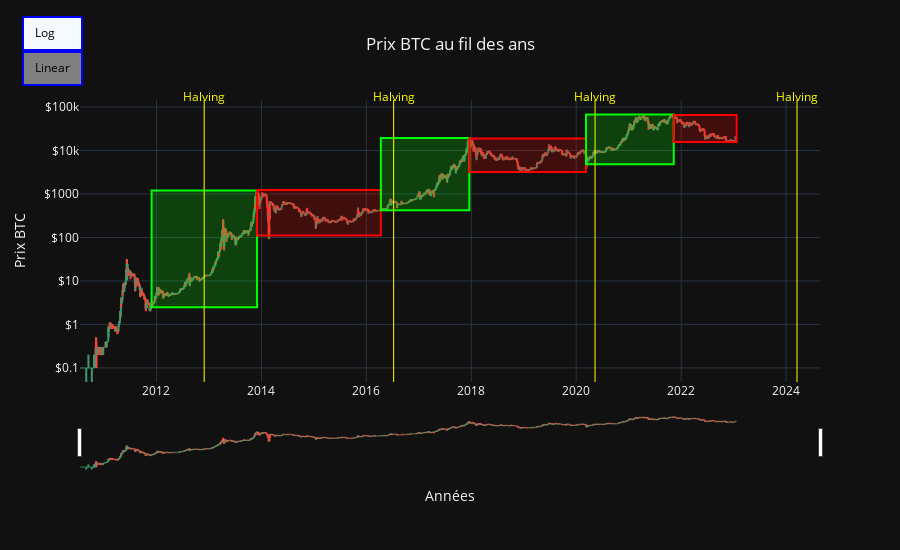

Here is the notebook cell this chart was saved with:
### Code cell
import plotly.graph_objects as go
from datetime import datetime

fig = go.Figure(data=go.Ohlc(x=data['Date'],
                open=data['Open'],
                high=data['High'],
                low=data['Low'],
                close=data['Close']))

current_date = datetime.now().strftime('%Y-%m-%d')

x_values = {'Bull1': ('2011-11-28', '2013-12-01'), 
            'Bear1': ('2013-12-01', '2016-04-11'), 
            'Bull2': ('2016-04-11', '2017-12-18'), 
            'Bear2': ('2017-12-18', '2020-03-09'), 
            'Bull3': ('2020-03-09', '2021-11-10'),
            'Bear3': ('2021-11-10', current_date)}

y_values = {}
for name, (x0, x1) in x_values.items():
    filtered_data = data.loc[(data['Date'] >= x0) & (data['Date'] <= x1)]
    y0 = filtered_data['Close'].min()
    y1 = filtered_data['Close'].max()
    y_values[name] = (y0, y1)

# Nombre de jours Bull run et Bear market
bull_run_days = 0
bear_market_days = 0
bull_run_counter = 0
bear_market_counter = 0

for name, (x0, x1) in x_values.items():
    x0 = datetime.strptime(x0, '%Y-%m-%d')
    x1 = datetime.strptime(x1, '%Y-%m-%d')
    delta = x1 - x0
    days= delta.days
    if 'Bull' in name:
        print(f"Bull: {days} jours entre {x0} et {x1}")
        bull_run_days += days
        bull_run_counter += 1
    elif 'Bear' in name:
        print(f"Bear: {days} jours entre {x0} et {x1}")
        bear_market_days += days
        bear_market_counter += 1
    
average_bull_run = int(bull_run_days/bull_run_counter)
average_bear_market = int(bear_market_days/bear_market_counter)
print("\n*** Moyenne jours ***")
print(f"Moyenne Bull:     {average_bull_run} jours")
print(f"Moyenne Bear :    {average_bear_market} jours")

# Calcul du pourcentage de gain et de perte pour les bull et bear
print("\n*** Pourcentage ***")
bull = []
bear = []
for name, (y0, y1) in y_values.items():
    if name.startswith("Bull"):
        bull.append((y1 - y0) / y0 * 100)
    else:
        bear.append((y0 - y1) / y1 * 100)

for i in range(len(bull)): 
    print(f"Bull{i+1}, pourcentage de gain: {round(bull[i],2)} %")
for i in range(len(bear)): 
    print(f"Bear{i+1}, pourcentage de perte: {round(bear[i],2)} %")

# Créer un DataFrame à partir des données (à revoir pour mettre dès le départ)
data_bull_bear = {'Bull': [734, 616, 611],
        'Bear': [862, 812, 436],
        'Pourcentage_gain': [48176.0, 4490.77, 1299.25],
        'Pourcentage_perte': [-90.98, -82.98, -75.9]
}
df_bull_bear = pd.DataFrame(data_bull_bear)

# Afficher les statistiques de base
print("\n*** Statistiques ***")
print(df_bull_bear[['Bull','Bear','Pourcentage_gain','Pourcentage_perte']].describe())
  
green_02 = 'rgba(0, 255, 0, 0.2)'
red_02 = 'rgba(255, 0, 0, 0.2)'
fig.update_layout(template='plotly_dark',
    height = 550,
    title='Prix BTC au fil des ans',
    xaxis_title="Années",
    yaxis_title='Prix BTC',title_x=0.5,
    shapes = [# Rectangle Bull et Bear           
            dict(type='rect', x0=x_values['Bull1'][0], y0=y_values['Bull1'][0], x1=x_values['Bull1'][1], y1=y_values['Bull1'][1], fillcolor=green_02, line=dict(color='lime')),
            dict(type='rect', x0=x_values['Bear1'][0], y0=y_values['Bear1'][0], x1=x_values['Bear1'][1], y1=y_values['Bear1'][1], fillcolor=red_02, line=dict(color='red')),
            dict(type='rect', x0=x_values['Bull2'][0], y0=y_values['Bull2'][0], x1=x_values['Bull2'][1], y1=y_values['Bull2'][1], fillcolor=green_02, line=dict(color='lime')),
            dict(type='rect', x0=x_values['Bear2'][0], y0=y_values['Bear2'][0], x1=x_values['Bear2'][1], y1=y_values['Bear2'][1], fillcolor=red_02, line=dict(color='red')),
            dict(type='rect', x0=x_values['Bull3'][0], y0=y_values['Bull3'][0], x1=x_values['Bull3'][1], y1=y_values['Bull3'][1], fillcolor=green_02, line=dict(color='lime')),
            dict(type='rect', x0=x_values['Bear3'][0], y0=y_values['Bear3'][0], x1=x_values['Bear3'][1], y1=y_values['Bear3'][1], fillcolor=red_02, line=dict(color='red')),
            # Halving
            dict(x0='2012-11-28', x1='2012-11-28', y0=0, y1=1, xref='x', yref='paper',line_width=1, line_dash='dot', line_color='yellow'),
            dict(x0='2016-07-09', x1='2016-07-09', y0=0, y1=1, xref='x', yref='paper',line_width=1, line_dash='dot', line_color='yellow'),
            dict(x0='2020-05-11', x1='2020-05-11', y0=0, y1=1, xref='x', yref='paper',line_width=1, line_dash='dot', line_color='yellow'),
            dict(x0='2024-03-17', x1='2024-03-17', y0=0, y1=1, xref='x', yref='paper',line_width=1, line_dash='dot', line_color='yellow')],
    annotations=[# Halving
        dict(x='2012-11-28', y=1.05, xref='x', yref='paper',showarrow=False, xanchor='center', text='Halving', font = dict(color = 'yellow')),
        dict(x='2016-07-09', y=1.05, xref='x', yref='paper',showarrow=False, xanchor='center', text='Halving', font = dict(color = 'yellow')),
        dict(x='2020-05-11', y=1.05, xref='x', yref='paper',showarrow=False, xanchor='center', text='Halving', font = dict(color = 'yellow')),
        dict(x='2024-03-17', y=1.05, xref='x', yref='paper',showarrow=False, xanchor='center', text='Halving', font = dict(color = 'yellow'))],
    updatemenus=[
        dict(type='buttons',
             buttons=[dict(label='Log', method='relayout', args=[{'yaxis.type': 'log'}]),
                    dict(label='Linear', method='relayout',args=[{'yaxis.type': 'linear'}])],
                    x=0, y=1.3, bgcolor = 'gray', bordercolor = 'blue', borderwidth = 2, font = dict(color = 'black')
            )]
)

fig.update_yaxes(tickprefix="$", showgrid=True)
fig.update_xaxes(showgrid=True)
fig.update_layout(yaxis=dict(type='log'))

fig.show()

### Figure 1 — Plotly figure (JSON) as saved in the notebook; plotly's stock layout.template omitted (floating-point values rounded to 4 significant figures; data arrays with more than 128 entries replaced by an {"elided": "..."} marker saying what was removed)
{"data": [{"close": {"elided": "4570 float values"}, "high": {"elided": "4570 float values"}, "low": {"elided": "4570 float values"}, "open": {"elided": "4570 float values"}, "type": "ohlc", "x": {"elided": "4570 str values"}}], "layout": {"annotations": [{"font": {"color": "yellow"}, "showarrow": false, "text": "Halving", "x": "2012-11-28", "xanchor": "center", "xref": "x", "y": 1.05, "yref": "paper"}, {"font": {"color": "yellow"}, "showarrow": false, "text": "Halving", "x": "2016-07-09", "xanchor": "center", "xref": "x", "y": 1.05, "yref": "paper"}, {"font": {"color": "yellow"}, "showarrow": false, "text": "Halving", "x": "2020-05-11", "xanchor": "center", "xref": "x", "y": 1.05, "yref": "paper"}, {"font": {"color": "yellow"}, "showarrow": false, "text": "Halving", "x": "2024-03-17", "xanchor": "center", "xref": "x", "y": 1.05, "yref": "paper"}], "height": 550, "shapes": [{"fillcolor": "rgba(0, 255, 0, 0.2)", "line": {"color": "lime"}, "type": "rect", "x0": "2011-11-28", "x1": "2013-12-01", "y0": 2.5, "y1": 1207.0}, {"fillcolor": "rgba(255, 0, 0, 0.2)", "line": {"color": "red"}, "type": "rect", "x0": "2013-12-01", "x1": "2016-04-11", "y0": 111.6, "y1": 1238.0}, {"fillcolor": "rgba(0, 255, 0, 0.2)", "line": {"color": "lime"}, "type": "rect", "x0": "2016-04-11", "x1": "2017-12-18", "y0": 421.4, "y1": 19350.0}, {"fillcolor": "rgba(255, 0, 0, 0.2)", "line": {"color": "red"}, "type": "rect", "x0": "2017-12-18", "x1": "2020-03-09", "y0": 3229.0, "y1": 18970.0}, {"fillcolor": "rgba(0, 255, 0, 0.2)", "line": {"color": "lime"}, "type": "rect", "x0": "2020-03-09", "x1": "2021-11-10", "y0": 4826, "y1": 67530.0}, {"fillcolor": "rgba(255, 0, 0, 0.2)", "line": {"color": "red"}, "type": "rect", "x0": "2021-11-10", "x1": "2023-01-22", "y0": 15790.0, "y1": 65510.0}, {"line": {"color": "yellow", "dash": "dot", "width": 1}, "x0": "2012-11-28", "x1": "2012-11-28", "xref": "x", "y0": 0, "y1": 1, "yref": "paper"}, {"line": {"color": "yellow", "dash": "dot", "width": 1}, "x0": "2016-07-09", "x1": "2016-07-09", "xref": "x", "y0": 0, "y1": 1, "yref": "paper"}, {"line": {"color": "yellow", "dash": "dot", "width": 1}, "x0": "2020-05-11", "x1": "2020-05-11", "xref": "x", "y0": 0, "y1": 1, "yref": "paper"}, {"line": {"color": "yellow", "dash": "dot", "width": 1}, "x0": "2024-03-17", "x1": "2024-03-17", "xref": "x", "y0": 0, "y1": 1, "yref": "paper"}], "title": {"text": "Prix BTC au fil des ans", "x": 0.5}, "updatemenus": [{"bgcolor": "gray", "bordercolor": "blue", "borderwidth": 2, "buttons": [{"args": [{"yaxis.type": "log"}], "label": "Log", "method": "relayout"}, {"args": [{"yaxis.type": "linear"}], "label": "Linear", "method": "relayout"}], "font": {"color": "black"}, "type": "buttons", "x": 0, "y": 1.3}], "xaxis": {"showgrid": true, "title": {"text": "Années"}}, "yaxis": {"showgrid": true, "tickprefix": "$", "title": {"text": "Prix BTC"}, "type": "log"}}}
